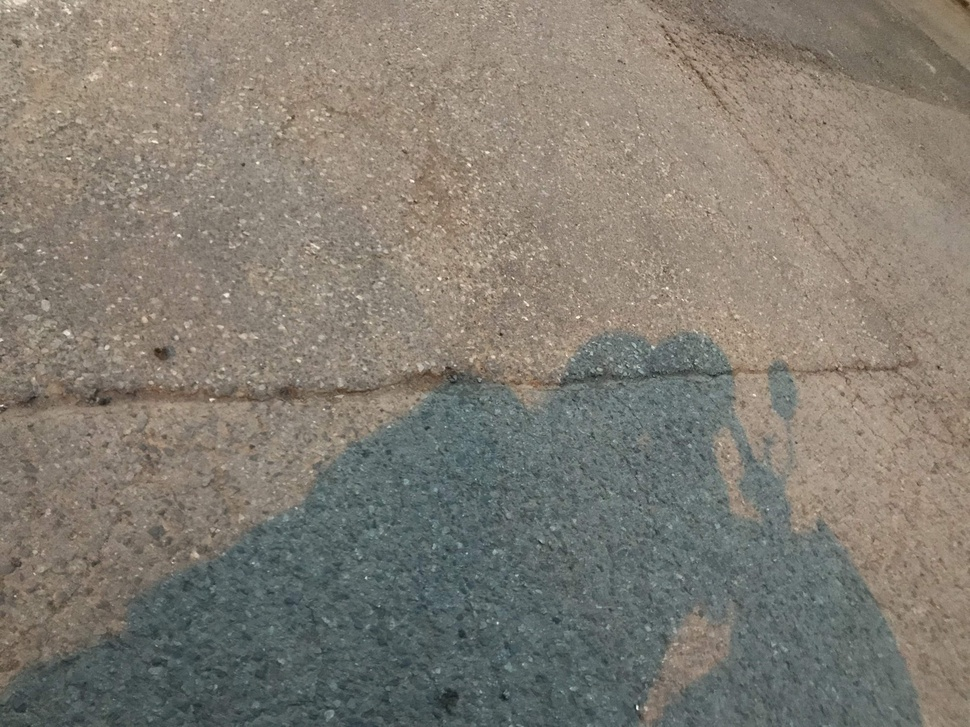
#> input picture real_life_image/jpg/2025_12_27_17_49_IMG_6476.jpg, 970 x 727 px, shrunk from 4032 x 3024 before the run
$ python test7.py   (older library calls are emulated)
#> lines starting #> are read from the running program, lines starting #| are printed output that depends on the picture; after the words box and inside, x2 and y2 are one past the last pixel; in counts of white or black regions, pixels touching at a corner belong together
#> in test_bitplane_reflection_inpainting, img is the input picture: shape (727, 970, 3); mean B, G, R 114.8, 124.7, 130.2
### utils.py
import cv2
import os
import shutil
import math
import numpy as np
import matplotlib.pyplot as plt
from scipy import ndimage
from skimage.morphology import medial_axis
import random
from typing import List, Tuple, Optional

class CrackDectection:
    def __init__(self):
        pass

    # [403 lines left out: functions crack_pure_sobel, crack_sobel_coc, crack_sobel_bothat, crack_canny, crack_hist_clip, not called in this run]

class Inpaint:
    def __init__(self):
        pass

    def inpaint_diffusion(original_img, mask, radius=5, method="telea"):
        flags = cv2.INPAINT_TELEA if method == "telea" else cv2.INPAINT_NS
        return cv2.inpaint(original_img, mask, inpaintRadius=radius, flags=flags)

    # [565 lines left out: functions inpaint_morphological, inpaint_window_sliding_median, inpaint_window_sliding_random, inpaint_with_reflection, inpaint_with_gradient, not called in this run]

class PanoramicCrackInspector:
    # [634 lines left out: functions __init__, _common_downscale, _to_gray_u8, compute_overlap_score, find_optimal_order, match_intensity_in_overlap and 10 more, not called in this run]

def downsample(image, ratio, interpolation=cv2.INTER_AREA):
#> called with ratio = 0.4, interpolation = 3
    if ratio <= 0 or ratio > 1:
        raise ValueError("Ratio must be between 0 and 1")

    h, w = image.shape[:2]
#> h = 727; w = 970
    new_w = int(w * ratio)
#> new_w = 388
    new_h = int(h * ratio)
#> new_h = 290

    # Ensure even dimensions (some algorithms prefer it)
    new_w = new_w if new_w % 2 == 0 else new_w + 1
    new_h = new_h if new_h % 2 == 0 else new_h + 1

    downsampled = cv2.resize(image, (new_w, new_h), interpolation=interpolation)

    print(f"Downsampled from {w}x{h} → {new_w}x{new_h} (ratio: {ratio:.3f})")
#| Downsampled from 970x727 → 388x290 (ratio: 0.400)
    cv2.imwrite("result/downsampled_image.png", downsampled)
    return downsampled

# [4 lines left out: function upsample, not called in this run]

# [120 lines that do not run on import are left out]

### test7.py
import cv2
import os
import math
import numpy as np
import matplotlib.pyplot as plt
from scipy import ndimage

def overlay_mask_on_image(image, mask, color=(255, 0, 0), alpha=0.5):
    """
    Overlay binary mask on image.
    - image: BGR uint8 image
    - mask: binary or grayscale mask (0 or 255)
    - color: overlay color in BGR
    - alpha: transparency (0–1)
    """
    overlay = image.copy()
    mask_bool = mask > 0

    # Apply color only where mask is True
    overlay[mask_bool] = (
        (1 - alpha) * overlay[mask_bool] +
        alpha * np.array(color, dtype=np.uint8)
    )

    return overlay.astype(np.uint8)

def crack_detection(image_input, output_dir="result"):
#> called with output_dir = 'bitplane_results'
    os.makedirs(output_dir, exist_ok=True)

    if isinstance(image_input, str):
        original_color = cv2.imread(image_input)
        gray = cv2.imread(image_input, cv2.IMREAD_GRAYSCALE)
        if gray is None:
            raise FileNotFoundError(f"Could not read image from path: {image_input}")
    # If input is image array
    elif isinstance(image_input, np.ndarray):
        original_color = image_input.copy()
        if image_input.ndim == 3:  # Color image (BGR)
            gray = cv2.cvtColor(image_input, cv2.COLOR_BGR2GRAY)
        elif image_input.ndim == 2:  # Already grayscale
            gray = image_input
        else:
            raise ValueError(f"Invalid image array shape: {image_input.shape}. Expected 2D or 3D.")
    else:
        raise TypeError(f"Unsupported input type: {type(image_input)}. Must be str (path) or np.ndarray (image).")

    gray_norm = gray.astype(np.float32) / 255.0

    # Gaussian blur and enhancement
    sigma = 11
    blur = cv2.GaussianBlur(gray_norm, (2 * math.ceil(2 * sigma) + 1,) * 2, sigma)
    enhanced = cv2.subtract(gray_norm, blur)

    # Histogram clipping
    high = np.percentile(enhanced, 50)
#> high = 0.000362
    enhanced = np.clip(enhanced, None, high)
    enhanced = (enhanced - enhanced.min()) / (enhanced.max() - enhanced.min() + 1e-8)

    # Sobel
    sobel_ksize = 9
    sobelx = cv2.Sobel(enhanced, cv2.CV_64F, 1, 0, ksize=sobel_ksize)
    sobely = cv2.Sobel(enhanced, cv2.CV_64F, 0, 1, ksize=sobel_ksize)
    mag = np.hypot(sobelx, sobely)
    ang = np.arctan2(sobely, sobelx)
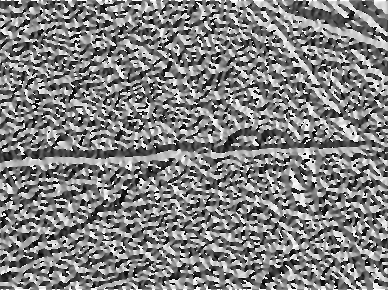
#> ang: shape (290, 388) float64; min -3.14, max 3.14, mean 0.0363; drawn with min black and max white

    threshold = 3 * np.mean(mag)
#> threshold = 1532.2
    mag[mag < threshold] = 0

    # Oriented Non-Maximum Suppression
    def non_max_suppression(data, win):
        data_max = ndimage.maximum_filter(data, footprint=win, mode="constant")
        data_max[data != data_max] = 0
        return data_max

    def orientated_non_max_suppression(mag, ang):
        ang_quant = np.round(ang / (np.pi / 4)) % 4
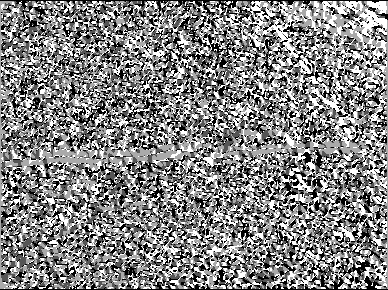
#> ang_quant: shape (290, 388) float64; min 0, max 3, mean 1.56; drawn with min black and max white
        wins = [
            np.array([[0, 0, 0], [1, 1, 1], [0, 0, 0]]),  # E
            np.array([[1, 0, 0], [0, 1, 0], [0, 0, 1]]),  # SE
            np.array([[0, 1, 0], [0, 1, 0], [0, 1, 0]]),  # S
            np.array([[0, 0, 1], [0, 1, 0], [1, 0, 0]]),  # SW
        ]
        result = np.zeros_like(mag)
        for i, win in enumerate(wins):
            suppressed = non_max_suppression(mag, win)
            result[ang_quant == i] = suppressed[ang_quant == i]
        return result

    mag_nms = orientated_non_max_suppression(mag, ang)

    high_thresh = 0.5 * mag_nms.max()
#> high_thresh = 3223.6
    low_thresh = 0.2 * mag_nms.max()
#> low_thresh = 1289.4

    edges = np.zeros_like(mag_nms, dtype=np.uint8)
    edges[mag_nms > high_thresh] = 255
    edges = cv2.dilate(edges, np.ones((5, 5), np.uint8), iterations=1)
    edges[mag_nms > low_thresh] = np.where(edges[mag_nms > low_thresh] > 0, 255, 0)
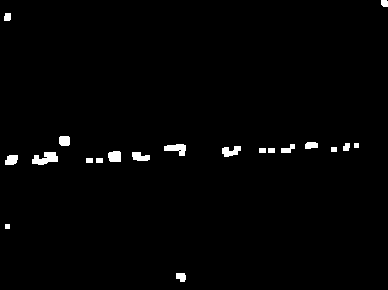
#> edges: shape (290, 388); 1.4% white; 20 white regions, largest, box (x1, y1, x2, y2) and area: (32, 152, 58, 165) 224, (164, 144, 186, 156) 165, (222, 146, 241, 157) 138

    # Morphological operations
    close_ksize = 25
    open_ksize = 6
    kernel_close = cv2.getStructuringElement(
        cv2.MORPH_ELLIPSE, (close_ksize, close_ksize)
    )
    kernel_open = cv2.getStructuringElement(cv2.MORPH_ELLIPSE, (open_ksize, open_ksize))

    binary_mask = cv2.morphologyEx(edges, cv2.MORPH_CLOSE, kernel_close)
#> binary_mask: shape (290, 388); 2% white; 9 white regions, largest, box (x1, y1, x2, y2) and area: (0, 136, 70, 165) 653, (257, 142, 359, 153) 484, (86, 151, 151, 163) 462
    binary_mask = cv2.morphologyEx(binary_mask, cv2.MORPH_OPEN, kernel_open)
#> binary_mask: shape (290, 388); 1.5% white; 12 white regions, largest, box (x1, y1, x2, y2) and area: (102, 152, 149, 163) 380, (30, 149, 60, 166) 322, (165, 145, 187, 157) 179
    final_mask = cv2.morphologyEx(binary_mask, cv2.MORPH_CLOSE, kernel_close)
#> final_mask: shape (290, 388); 1.6% white; 9 white regions, largest, box (x1, y1, x2, y2) and area: (0, 137, 71, 166) 683, (102, 152, 150, 163) 383, (284, 143, 319, 154) 189
#> in test_bitplane_reflection_inpainting, `mask_dilated = cv2.dilate(final_mask, kernel, iterations=2)`: mask_dilated: shape (290, 388); 8.6% white; 8 white regions, largest, box (x1, y1, x2, y2) and area: (92, 135, 197, 173) 2782, (0, 127, 81, 176) 2523, (274, 133, 329, 164) 1293

    cv2.imwrite(os.path.join(output_dir, "binary_crack_map.png"), final_mask)

    return original_color, final_mask

def inpaint_bitplane_reflection(original_img, mask,
                                window_size=21,         # Odd: window side
                                stride=5,               # Shift step
                                priority='horizontal',  # 'horizontal' or 'vertical' first
                                gaussian_ksize=11,      # Final Gaussian kernel (odd)
                                gaussian_sigma=1.0):    # Sigma (0 = auto)
    """
    Your bit-plane reflection mirroring inpainting.
    - Per bit-plane per channel
    - Slide window; for each crack in window, reflect over priority axis
    - If source is crack, try other direction
    - Final targeted Gaussian on crack areas
    """
#> called with window_size = 45, stride = 5, priority = 'vertical', gaussian_ksize = 3, gaussian_sigma = 0.2
    img = original_img.copy().astype(np.uint8)
    h, w = img.shape[:2]
#> h = 290; w = 388

    if img.ndim == 2:
        img = cv2.cvtColor(img, cv2.COLOR_GRAY2BGR).astype(np.uint8)
        was_grayscale = True
        channels = 3
    else:
        was_grayscale = False
        channels = img.shape[2]
#> channels = 3

    mask_bool = (mask > 127)
    if mask_bool.ndim == 3:
        mask_bool = mask_bool.squeeze()

    # Original mask for final blur
    original_mask_bool = mask_bool.copy()

    half_win = window_size // 2

    # Directions
    directions = ['horizontal', 'vertical'] if priority == 'horizontal' else ['vertical', 'horizontal']

    # Process each channel
    result = np.zeros_like(img)
    for c in range(channels):
        channel = img[:, :, c]

        # 8 bit planes
        bit_planes = [(channel & (1 << b)) >> b for b in range(8)]

        processed_planes = []
        for bp in bit_planes:
            bp_processed = bp.copy()
            mask_processed = mask_bool.copy()  # Reset per bit plane? No, shared fills, but since bit independent, but to propagate, use per bp

            for y in range(half_win, h - half_win, stride):
                for x in range(half_win, w - half_win, stride):
                    y1 = y - half_win
                    y2 = y + half_win + 1
                    x1 = x - half_win
                    x2 = x + half_win + 1

                    mask_window = mask_processed[y1:y2, x1:x2]

                    if not np.any(mask_window):
                        continue

                    for ry in range(window_size):
                        for rx in range(window_size):
                            if mask_window[ry, rx]:
                                py = y1 + ry
                                px = x1 + rx

                                filled = False
                                for dir in directions:
                                    if dir == 'horizontal':  # Flip left-right over vertical center
                                        refl_rx = 2 * half_win - rx
                                        refl_ry = ry
                                    else:  # Flip up-down over horizontal center
                                        refl_rx = rx
                                        refl_ry = 2 * half_win - ry

                                    # Source absolute
                                    source_y = y1 + refl_ry
                                    source_x = x1 + refl_rx

                                    if 0 <= source_y < h and 0 <= source_x < w:
                                        if not mask_processed[source_y, source_x]:
                                            bp_processed[py, px] = bp[source_y, source_x]
                                            mask_processed[py, px] = False
                                            filled = True
                                            break

            processed_planes.append(bp_processed)

        # Reconstruct channel
        reconstructed = np.zeros((h, w), dtype=np.uint8)
        for b in range(8):
            reconstructed |= (processed_planes[b] << b)

        result[:, :, c] = reconstructed
#> this loop made 3 passes
#> pass 1, in inpaint_bitplane_reflection, `channel = img[:, :, c]`:
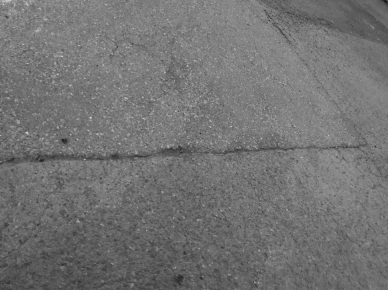
#> channel: shape (290, 388); min 21, max 212, mean 114.8
#> after the loop:
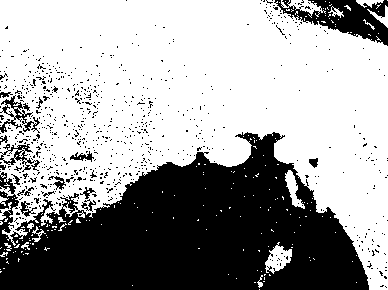
#> bp_processed: shape (290, 388); values 0 (black) and 1 (white), 63.1% white; 763 black regions (745 under 20 px), largest, box (x1, y1, x2, y2) and area: (0, 132, 369, 290) 35785, (274, 0, 388, 46) 2369, (0, 95, 40, 133) 469
#> after the loop: mask_processed: shape (290, 388) bool; 0.05% white; 1 white region, box (x1, y1, x2, y2) and area: (385, 0, 388, 18) 54
#> after the loop:
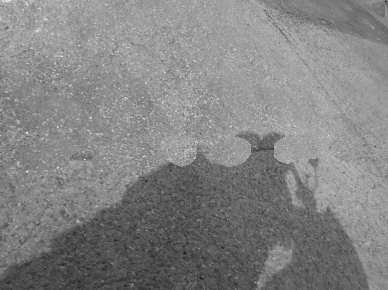
#> reconstructed: shape (290, 388); min 23, max 232, mean 131.4

    # === Final Gaussian smoothing on original crack regions ===
    if gaussian_ksize > 1:
        print(f"Applying targeted Gaussian blur (ksize={gaussian_ksize}, sigma={gaussian_sigma}) to crack regions...")
        blurred = cv2.GaussianBlur(result, (gaussian_ksize, gaussian_ksize), gaussian_sigma)

        if channels == 1:
            crack_mask_3d = original_mask_bool
        else:
            crack_mask_3d = np.repeat(original_mask_bool[..., np.newaxis], channels, axis=2)

        result[crack_mask_3d] = blurred[crack_mask_3d]

    if was_grayscale:
        result = cv2.cvtColor(result, cv2.COLOR_BGR2GRAY)

    return result

# ==================== Test Function ====================
def test_bitplane_reflection_inpainting(image_path, output_dir="bitplane_results"):
    os.makedirs(output_dir, exist_ok=True)

    import utils
    img = cv2.imread(image_path)
    down = utils.downsample(img, 0.4)
    original, final_mask = crack_detection(down, output_dir)

    # original, final_mask = crack_detection(image_path, output_dir)

    kernel = cv2.getStructuringElement(cv2.MORPH_ELLIPSE, (11, 11))
    mask_dilated = cv2.dilate(final_mask, kernel, iterations=2)

    print("Running your BIT-PLANE REFLECTION INPAINTING...")
    inpainted = inpaint_bitplane_reflection(original, mask_dilated,
                                            window_size=45,
                                            stride=5,
                                            priority='vertical',
                                            gaussian_ksize=3,
                                            gaussian_sigma=0.2)

    cv2.imwrite(os.path.join(output_dir, "bitplane_result.jpg"), inpainted)

    overlay = overlay_mask_on_image(original, mask_dilated,
                                color=(0, 0, 255),  # red in BGR
                                alpha=0.5)
#> in overlay_mask_on_image, `overlay[mask_bool] = ( (1 - alpha) * overlay[mask_bool] + alpha * np.a..`: overlay: shape (290, 388, 3); mean B, G, R 110, 119.5, 135.6

    plt.figure(figsize=(18, 6))

    plt.subplot(1, 4, 1)
    plt.title("Original")
    plt.imshow(cv2.cvtColor(original, cv2.COLOR_BGR2RGB))
    plt.axis('off')

    plt.subplot(1, 4, 2)
    plt.title("Crack Mask")
    plt.imshow(mask_dilated, cmap='gray')
    plt.axis('off')

    plt.subplot(1, 4, 3)
    plt.title("Mask Overlay")
    plt.imshow(cv2.cvtColor(overlay, cv2.COLOR_BGR2RGB))
    plt.axis('off')

    plt.subplot(1, 4, 4)
    plt.title("Bit-Plane Inpainting Result")
    plt.imshow(cv2.cvtColor(inpainted, cv2.COLOR_BGR2RGB))
    plt.axis('off')

    plt.tight_layout()
    plt.show()
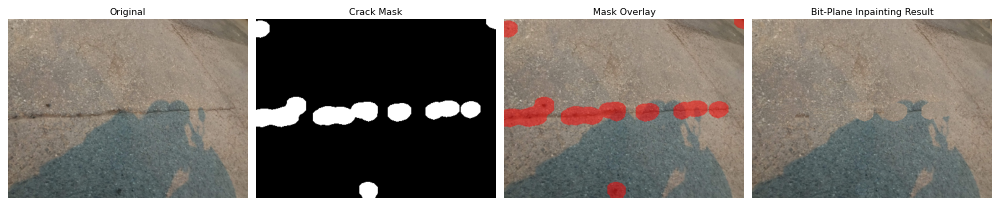
#> figure drawn by matplotlib, 4 panels

    return inpainted


if __name__ == "__main__":
    image_path = "D:/University/Computer Vision/BTL/example/065.jpg"
    image_path = "real_life_image/jpg/2025_12_27_17_45_IMG_6463.jpg"
    image_path = "real_life_image/jpg/2025_12_27_17_49_IMG_6476.jpg"
    # image_path = "D:/University/Computer Vision/BTL/example/crack2.jpg"
    test_bitplane_reflection_inpainting(image_path)

$ run again, with example/00001.jpg copied over real_life_image/jpg/2025_12_27_17_49_IMG_6476.jpg
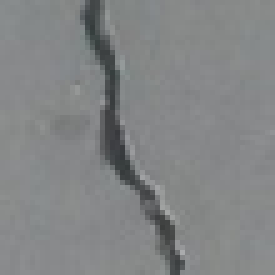
#> input picture example/00001.jpg, 55 x 55 px, shrunk from 227 x 227 before the run (shown 5 times larger)
#> in test_bitplane_reflection_inpainting, img is the input picture: shape (55, 55, 3); mean B, G, R 133.6, 132.7, 130.7
#| Downsampled from 55x55 → 22x22 (ratio: 0.400)
#> high = 0.016
#> threshold = 3026.8
#> high_thresh = 2566.3
#> low_thresh = 1026.5
#> in crack_detection, `edges[mag_nms > low_thresh] = np.where(edges[mag_nms > low_thresh] > 0..`:
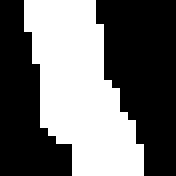
#> edges: shape (22, 22) (shown 8 times larger); 43% white; 1 white region, box (x1, y1, x2, y2) and area: (3, 0, 18, 22) 208
#> binary_mask: shape (22, 22); every value is 255
#> mask_bool: shape (22, 22) bool; every value is 1
#> crack_mask_3d: shape (22, 22, 3) bool; every value is 1
#> in test_bitplane_reflection_inpainting, `plt.show()`:
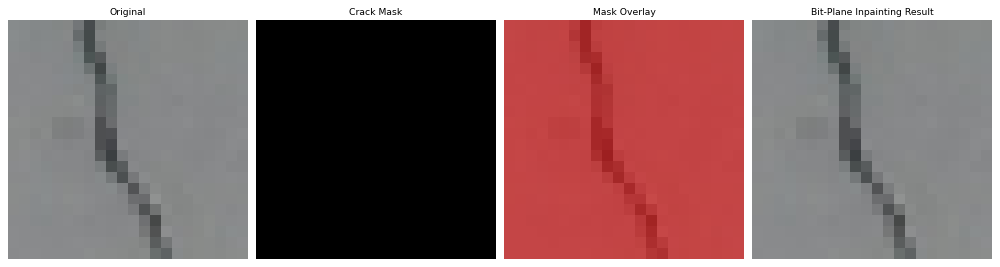
#> figure drawn by matplotlib, 4 panels
